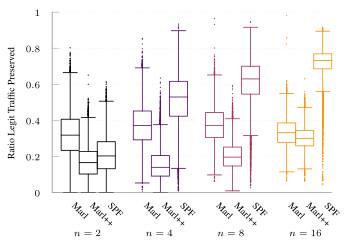

This chart was generated by the following gnuplot code:
set terminal tikz standalone color size 9cm,6cm font '\scriptsize' preamble '\usepackage{microtype} \usepackage{times} \usepackage[T1]{fontenc} \usepackage{siunitx}\sisetup{detect-all}' createstyle
set output "tnsm-tcp-box-single.tex"

#load "parula.pal"
load "inferno.pal"

set style line 102 lc rgb '#a0a0a0' lt 1 lw 1
set style boxplot outliers pointtype 7
set style data boxplot
set border ls 102
set colorbox border 102
set key textcolor rgb "black"
set tics textcolor rgb "black"
set label textcolor rgb "black"

set border 3
set grid y
set xtics nomirror
set xtics rotate by -45
set ytics nomirror

set key autotitle columnhead
set datafile separator ","

#set xlabel "Iteration ($t \\cdot{} \\SI{50}{\\milli\\second}$)"
set ylabel "Ratio Legit Traffic Preserved"

set yrange [0.0:1.0]
set xrange [-1.0:14.5]
set xtics ("Marl" 0.0, \
	"Instant" 1.0, \
	"Guarded" 2.0, \
	"Marl" 4.0, \
	"Instant" 5.0, \
	"Guarded" 6.0, \
	"Marl" 8.0, \
	"Instant" 9.0, \
	"Guarded" 10.0, \
	"Marl" 12.0, \
	"Instant" 13.0, \
	"Guarded" 14.0, \
	) scale 0.0
#set key inside bottom right
set boxwidth 1
unset key
set pointsize 0.1

set label "$n=2$" at graph 0.06,-0.22
set label "$n=4$" at graph 0.317,-0.22
set label "$n=8$" at graph 0.573,-0.22
set label "$n=16$" at graph 0.83,-0.22

plot '../results/tnsm-tree-2-tcp-m-separate.avg.csv' u (0.0):3:(1.0) ls 1 ps .1, \
     '../results/tnsm-tree-2-tcp-mpp-single.avg.csv' u (1.0):3:(1.0) ls 1 ps .1, \
     '../results/tnsm-tree-2-tcp-spf-single.avg.csv' u (2.0):3:(1.0) ls 1 ps .1, \
     '../results/tnsm-tree-4-tcp-m-separate.avg.csv' u (4.0):3:(1.0) ls 3 ps .1, \
     '../results/tnsm-tree-4-tcp-mpp-single.avg.csv' u (5.0):3:(1.0) ls 3 ps .1, \
     '../results/tnsm-tree-4-tcp-spf-single.avg.csv' u (6.0):3:(1.0) ls 3 ps .1, \
     '../results/tnsm-tree-8-tcp-m-separate.avg.csv' u (8.0):3:(1.0) ls 5 ps .1, \
     '../results/tnsm-tree-8-tcp-mpp-single.avg.csv' u (9.0):3:(1.0) ls 5 ps .1, \
     '../results/tnsm-tree-8-tcp-spf-single.avg.csv' u (10.0):3:(1.0) ls 5 ps .1, \
     '../results/tnsm-tree-16-tcp-m-separate.avg.csv' u (12.0):3:(1.0) ls 7 ps .1, \
     '../results/tnsm-tree-16-tcp-mpp-single.avg.csv' u (13.0):3:(1.0) ls 7 ps .1, \
     '../results/tnsm-tree-16-tcp-spf-single.avg.csv' u (14.0):3:(1.0) ls 7 ps .1, \

set out
